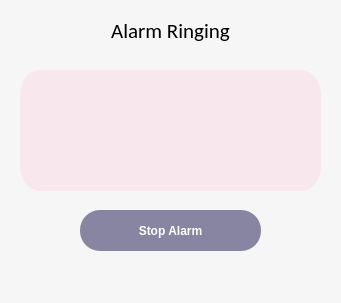
<?xml version="1.0" encoding="UTF-8"?>
<ui version="4.0">
 <class>MainWindow</class>
 <widget class="QMainWindow" name="MainWindow">
  <property name="geometry">
   <rect>
    <x>0</x>
    <y>0</y>
    <width>341</width>
    <height>303</height>
   </rect>
  </property>
  <property name="windowTitle">
   <string>MainWindow</string>
  </property>
  <property name="styleSheet">
   <string notr="true">background-color: rgb(246, 246, 246);</string>
  </property>
  <widget class="QWidget" name="centralwidget">
   <widget class="QPushButton" name="pushButton">
    <property name="geometry">
     <rect>
      <x>80</x>
      <y>210</y>
      <width>181</width>
      <height>41</height>
     </rect>
    </property>
    <property name="font">
     <font>
      <pointsize>9</pointsize>
      <weight>75</weight>
      <bold>true</bold>
     </font>
    </property>
    <property name="styleSheet">
     <string notr="true">QPushButton {
	background-color: #8785A2;
	color: rgb(255, 255, 255);
	border-radius: 20px;
}</string>
    </property>
    <property name="text">
     <string>Stop Alarm</string>
    </property>
   </widget>
   <widget class="QLabel" name="alarm_ringing_label">
    <property name="geometry">
     <rect>
      <x>80</x>
      <y>0</y>
      <width>181</width>
      <height>61</height>
     </rect>
    </property>
    <property name="font">
     <font>
      <family>Calibri</family>
      <pointsize>16</pointsize>
     </font>
    </property>
    <property name="text">
     <string>Alarm Ringing</string>
    </property>
    <property name="alignment">
     <set>Qt::AlignCenter</set>
    </property>
   </widget>
   <widget class="QFrame" name="frame">
    <property name="geometry">
     <rect>
      <x>20</x>
      <y>70</y>
      <width>301</width>
      <height>121</height>
     </rect>
    </property>
    <property name="styleSheet">
     <string notr="true">QFrame {
	background-color: #F8E8EE;
	border-radius: 20px solid;
}</string>
    </property>
    <property name="frameShape">
     <enum>QFrame::StyledPanel</enum>
    </property>
    <property name="frameShadow">
     <enum>QFrame::Raised</enum>
    </property>
    <widget class="QLabel" name="alarm_name">
     <property name="geometry">
      <rect>
       <x>70</x>
       <y>10</y>
       <width>151</width>
       <height>41</height>
      </rect>
     </property>
     <property name="font">
      <font>
       <family>Calibri</family>
       <pointsize>16</pointsize>
       <weight>75</weight>
       <bold>true</bold>
      </font>
     </property>
     <property name="text">
      <string/>
     </property>
     <property name="alignment">
      <set>Qt::AlignCenter</set>
     </property>
    </widget>
    <widget class="QLabel" name="alarm_time">
     <property name="geometry">
      <rect>
       <x>100</x>
       <y>70</y>
       <width>91</width>
       <height>31</height>
      </rect>
     </property>
     <property name="font">
      <font>
       <family>Calibri</family>
       <pointsize>9</pointsize>
       <weight>75</weight>
       <bold>true</bold>
      </font>
     </property>
     <property name="text">
      <string/>
     </property>
     <property name="alignment">
      <set>Qt::AlignCenter</set>
     </property>
    </widget>
   </widget>
  </widget>
  <widget class="QMenuBar" name="menubar">
   <property name="geometry">
    <rect>
     <x>0</x>
     <y>0</y>
     <width>341</width>
     <height>26</height>
    </rect>
   </property>
  </widget>
  <widget class="QStatusBar" name="statusbar"/>
 </widget>
 <resources/>
 <connections/>
</ui>
